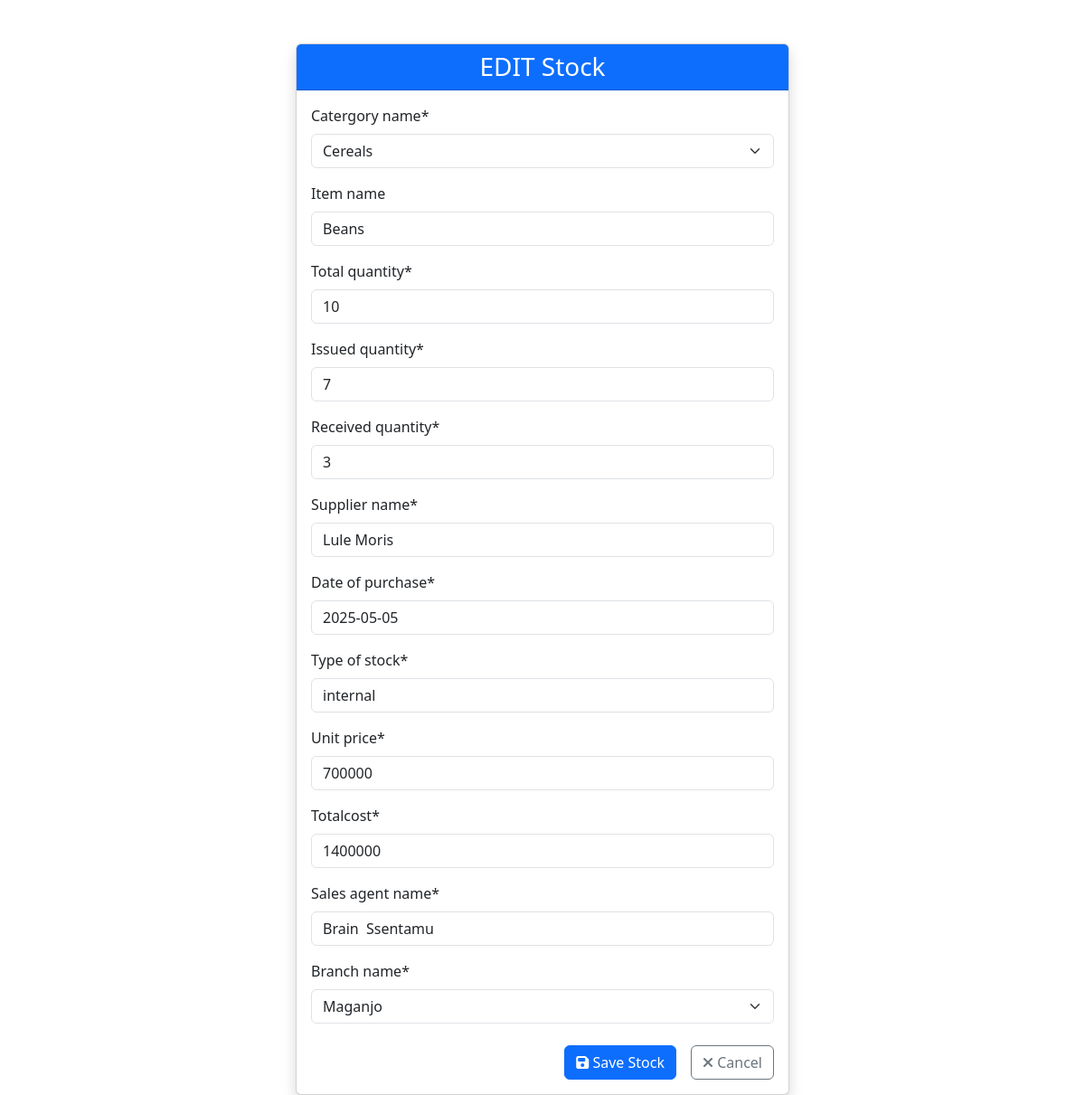
/stock/edit/2/, run on the app's committed database.
### kglapp/models.py (models this page shows, shortened)
class Catergory(models.Model):
   catergory_name = models.CharField(max_length=100, blank=False, null=True)
   def __str__(self):
      return self.catergory_name

class Stock(models.Model):
   catergory_name = models.ForeignKey(Catergory, on_delete = models.CASCADE)
   item_name = models.CharField(max_length=100, blank=True, null=True)
   total_quantity = models.IntegerField(null=True, blank=False, default=0)
   issued_quantity =models.IntegerField(null=True, blank=False, default=0)
   received_quantity = models.IntegerField(null=True, blank=False,default=0)
   supplier_name = models.CharField(max_length=100)
   date_of_purchase = models.DateField(auto_now_add=False)
   type_of_stock = models.CharField(max_length=100, blank=False, null=True)
   unit_price = models.IntegerField(blank=False, default=0, null=True) #cost of the product
   totalcost = models.IntegerField(null=True, blank=False, default=0) #total cost of the product
   sales_agent_name = models.CharField(max_length=100, null=False)
   BRANCH_CHOICES = [
    ('Maganjo', 'Maganjo'),
    ('Matugga', 'Matugga'),
]
   branch_name = models.CharField(max_length=50, default='Majango', choices=BRANCH_CHOICES)

### kglapp/views.py (the view)
# urls.py: path('stock/edit/<int:pk>/', views.edit_stock, name='edit_stock'),
def edit_stock(request, pk):
    stock = get_object_or_404(Stock, pk=pk)
    if request.method == 'POST':
        form = StockForm(request.POST, instance=stock)
        if form.is_valid():
            form.save()
            return redirect('allstock')  # Redirect to stock list after edit
    else:
        form = StockForm(instance=stock)
    return render(request, 'edit_stock.html', {'form': form, 'stock': stock})

### kglapp/forms.py
class StockForm(forms.ModelForm):
    class Meta:
        model = Stock
        fields = '__all__'

### kglapp/templates/edit_stock.html (shortened to what this page needs)
<!DOCTYPE html>
<html lang="en">
<head>
    <link href="https://cdn.jsdelivr.net/npm/bootstrap@5.3.0/dist/css/bootstrap.min.css" rel="stylesheet">
    {% load crispy_forms_tags %}
</head>
<body>
    <div class="container mt-5">
        <div class="row justify-content-center">
            <div class="col-md-6">
                <div class="card shadow">
                    <div class="card-header bg-primary text-white">
                        <h3 class="text-center mb-0">EDIT Stock</h3>
                    </div>
                    <div class="card-body">
                        <form method="post">
                            {{ form|crispy }}
                            <div class="d-grid gap-2 d-md-flex justify-content-md-end mt-4">
                                <button type="submit" class="btn btn-primary me-md-2">
                                    <i class="fas fa-save"></i> Save Stock
                                </button>
                                <a href="{% url 'allstock' %}" class="btn btn-outline-secondary">
                                    <i class="fas fa-times"></i> Cancel
                                </a>
                            </div>
                        </form>
                    </div>
                </div>
            </div>
        </div>
    </div>
</body>
</html>

### data on the page
Catergory: catergory_name "Cereals"
Stock: item_name "Beans", total_quantity "10", issued_quantity "7", received_quantity "3", supplier_name "Lule Moris", date_of_purchase "2025-05-05", type_of_stock "internal", unit_price "700000", totalcost "1400000", sales_agent_name "Brain Ssentamu", branch_name "Maganjo"
